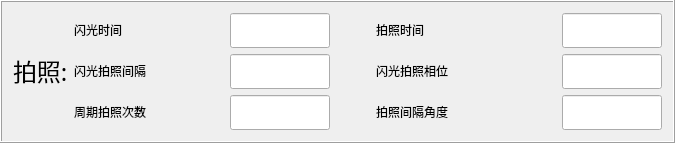
          <widget class="QFrame" name="frame_3">
           <property name="frameShape">
            <enum>QFrame::Box</enum>
           </property>
           <property name="frameShadow">
            <enum>QFrame::Raised</enum>
           </property>
           <layout class="QHBoxLayout" name="horizontalLayout_19">
            <item>
             <layout class="QHBoxLayout" name="horizontalLayout_15">
              <item>
               <widget class="QLabel" name="label_27">
                <property name="sizePolicy">
                 <sizepolicy hsizetype="Fixed" vsizetype="Fixed">
                  <horstretch>0</horstretch>
                  <verstretch>0</verstretch>
                 </sizepolicy>
                </property>
                <property name="minimumSize">
                 <size>
                  <width>55</width>
                  <height>30</height>
                 </size>
                </property>
                <property name="maximumSize">
                 <size>
                  <width>55</width>
                  <height>30</height>
                 </size>
                </property>
                <property name="font">
                 <font>
                  <family>幼圆</family>
                  <pointsize>18</pointsize>
                  <weight>50</weight>
                  <italic>false</italic>
                  <bold>false</bold>
                 </font>
                </property>
                <property name="styleSheet">
                 <string notr="true">font: 18pt &quot;幼圆&quot;;</string>
                </property>
                <property name="text">
                 <string>拍照:</string>
                </property>
               </widget>
              </item>
              <item>
               <layout class="QGridLayout" name="gridLayout_7">
                <item row="0" column="3">
                 <widget class="QLabel" name="label_34">
                  <property name="sizePolicy">
                   <sizepolicy hsizetype="Fixed" vsizetype="Fixed">
                    <horstretch>0</horstretch>
                    <verstretch>0</verstretch>
                   </sizepolicy>
                  </property>
                  <property name="minimumSize">
                   <size>
                    <width>150</width>
                    <height>30</height>
                   </size>
                  </property>
                  <property name="maximumSize">
                   <size>
                    <width>150</width>
                    <height>30</height>
                   </size>
                  </property>
                  <property name="styleSheet">
                   <string notr="true">font: 18pt &quot;幼圆&quot;;</string>
                  </property>
                  <property name="text">
                   <string>拍照时间</string>
                  </property>
                 </widget>
                </item>
                <item row="1" column="0">
                 <widget class="QLabel" name="label_35">
                  <property name="sizePolicy">
                   <sizepolicy hsizetype="Fixed" vsizetype="Fixed">
                    <horstretch>0</horstretch>
                    <verstretch>0</verstretch>
                   </sizepolicy>
                  </property>
                  <property name="minimumSize">
                   <size>
                    <width>150</width>
                    <height>30</height>
                   </size>
                  </property>
                  <property name="maximumSize">
                   <size>
                    <width>150</width>
                    <height>30</height>
                   </size>
                  </property>
                  <property name="styleSheet">
                   <string notr="true">font: 18pt &quot;幼圆&quot;;</string>
                  </property>
                  <property name="text">
                   <string>闪光拍照间隔</string>
                  </property>
                 </widget>
                </item>
                <item row="0" column="0">
                 <widget class="QLabel" name="label_33">
                  <property name="sizePolicy">
                   <sizepolicy hsizetype="Fixed" vsizetype="Fixed">
                    <horstretch>0</horstretch>
                    <verstretch>0</verstretch>
                   </sizepolicy>
                  </property>
                  <property name="minimumSize">
                   <size>
                    <width>150</width>
                    <height>30</height>
                   </size>
                  </property>
                  <property name="maximumSize">
                   <size>
                    <width>150</width>
                    <height>30</height>
                   </size>
                  </property>
                  <property name="styleSheet">
                   <string notr="true">font: 18pt &quot;幼圆&quot;;</string>
                  </property>
                  <property name="text">
                   <string>闪光时间</string>
                  </property>
                 </widget>
                </item>
                <item row="0" column="1">
                 <widget class="QLineEdit" name="lE_FlashTime">
                  <property name="minimumSize">
                   <size>
                    <width>100</width>
                    <height>35</height>
                   </size>
                  </property>
                  <property name="maximumSize">
                   <size>
                    <width>100</width>
                    <height>35</height>
                   </size>
                  </property>
                 </widget>
                </item>
                <item row="2" column="0">
                 <widget class="QLabel" name="label_38">
                  <property name="sizePolicy">
                   <sizepolicy hsizetype="Fixed" vsizetype="Fixed">
                    <horstretch>0</horstretch>
                    <verstretch>0</verstretch>
                   </sizepolicy>
                  </property>
                  <property name="minimumSize">
                   <size>
                    <width>150</width>
                    <height>30</height>
                   </size>
                  </property>
                  <property name="maximumSize">
                   <size>
                    <width>150</width>
                    <height>30</height>
                   </size>
                  </property>
                  <property name="styleSheet">
                   <string notr="true">font: 18pt &quot;幼圆&quot;;</string>
                  </property>
                  <property name="text">
                   <string>周期拍照次数</string>
                  </property>
                 </widget>
                </item>
                <item row="2" column="1">
                 <widget class="QLineEdit" name="lE_PhotoTimes">
                  <property name="minimumSize">
                   <size>
                    <width>100</width>
                    <height>35</height>
                   </size>
                  </property>
                  <property name="maximumSize">
                   <size>
                    <width>100</width>
                    <height>35</height>
                   </size>
                  </property>
                 </widget>
                </item>
                <item row="1" column="4">
                 <widget class="QLineEdit" name="lE_PhotoPhase">
                  <property name="minimumSize">
                   <size>
                    <width>100</width>
                    <height>35</height>
                   </size>
                  </property>
                  <property name="maximumSize">
                   <size>
                    <width>100</width>
                    <height>35</height>
                   </size>
                  </property>
                 </widget>
                </item>
                <item row="0" column="4">
                 <widget class="QLineEdit" name="lE_PhotoTime">
                  <property name="minimumSize">
                   <size>
                    <width>100</width>
                    <height>35</height>
                   </size>
                  </property>
                  <property name="maximumSize">
                   <size>
                    <width>100</width>
                    <height>35</height>
                   </size>
                  </property>
                 </widget>
                </item>
                <item row="1" column="1">
                 <widget class="QLineEdit" name="lE_PhotoDelay">
                  <property name="minimumSize">
                   <size>
                    <width>100</width>
                    <height>35</height>
                   </size>
                  </property>
                  <property name="maximumSize">
                   <size>
                    <width>100</width>
                    <height>35</height>
                   </size>
                  </property>
                 </widget>
                </item>
                <item row="1" column="2">
                 <spacer name="horizontalSpacer_18">
                  <property name="orientation">
                   <enum>Qt::Horizontal</enum>
                  </property>
                  <property name="sizeType">
                   <enum>QSizePolicy::Expanding</enum>
                  </property>
                  <property name="sizeHint" stdset="0">
                   <size>
                    <width>40</width>
                    <height>20</height>
                   </size>
                  </property>
                 </spacer>
                </item>
                <item row="2" column="3">
                 <widget class="QLabel" name="label_36">
                  <property name="sizePolicy">
                   <sizepolicy hsizetype="Fixed" vsizetype="Fixed">
                    <horstretch>0</horstretch>
                    <verstretch>0</verstretch>
                   </sizepolicy>
                  </property>
                  <property name="minimumSize">
                   <size>
                    <width>180</width>
                    <height>30</height>
                   </size>
                  </property>
                  <property name="maximumSize">
                   <size>
                    <width>180</width>
                    <height>30</height>
                   </size>
                  </property>
                  <property name="styleSheet">
                   <string notr="true">font: 18pt &quot;幼圆&quot;;</string>
                  </property>
                  <property name="text">
                   <string>拍照间隔角度</string>
                  </property>
                 </widget>
                </item>
                <item row="1" column="3">
                 <widget class="QLabel" name="label_48">
                  <property name="sizePolicy">
                   <sizepolicy hsizetype="Fixed" vsizetype="Fixed">
                    <horstretch>0</horstretch>
                    <verstretch>0</verstretch>
                   </sizepolicy>
                  </property>
                  <property name="minimumSize">
                   <size>
                    <width>150</width>
                    <height>30</height>
                   </size>
                  </property>
                  <property name="maximumSize">
                   <size>
                    <width>150</width>
                    <height>30</height>
                   </size>
                  </property>
                  <property name="styleSheet">
                   <string notr="true">font: 18pt &quot;幼圆&quot;;</string>
                  </property>
                  <property name="text">
                   <string>闪光拍照相位</string>
                  </property>
                 </widget>
                </item>
                <item row="2" column="4">
                 <widget class="QLineEdit" name="lE_PhotoInterval">
                  <property name="minimumSize">
                   <size>
                    <width>100</width>
                    <height>35</height>
                   </size>
                  </property>
                  <property name="maximumSize">
                   <size>
                    <width>100</width>
                    <height>35</height>
                   </size>
                  </property>
                 </widget>
                </item>
               </layout>
              </item>
             </layout>
            </item>
           </layout>
          </widget>
